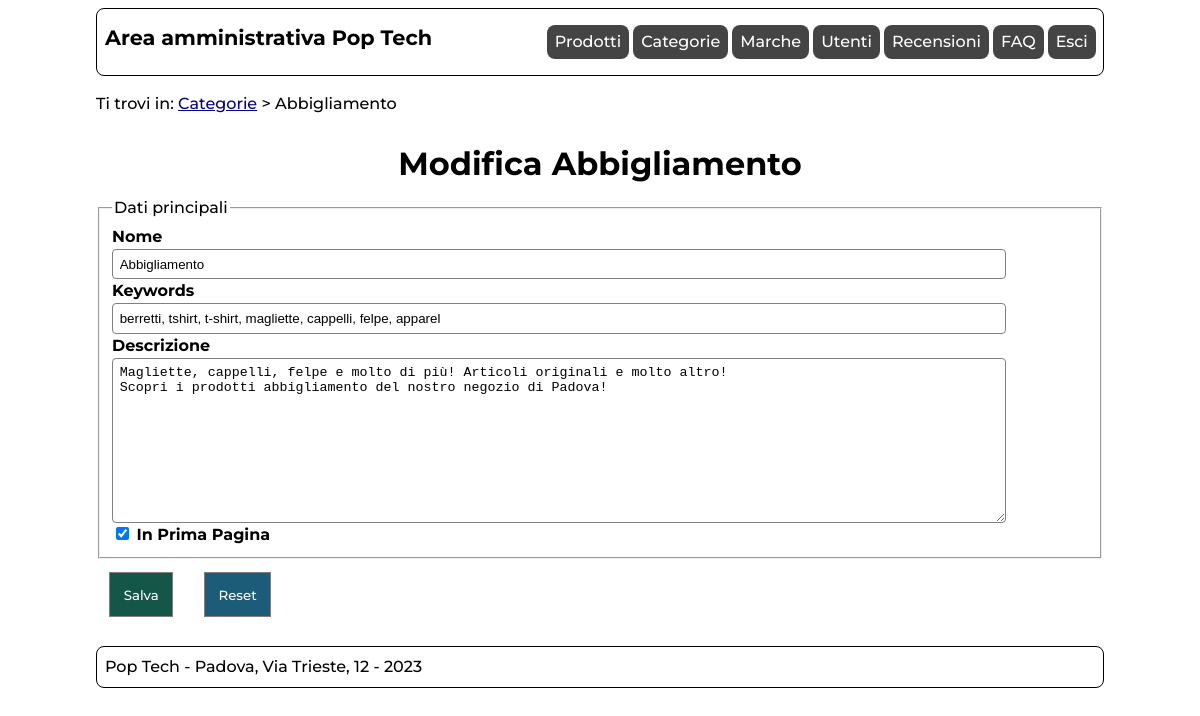
The app's page /admin/categoria.php?id=5 (signed in) with its own data.
### tables this page shows
CREATE TABLE `categoria` (
  `ID` int(11) UNSIGNED NOT NULL,
  `nome` varchar(100) NOT NULL,
  `inPrimaPagina` tinyint(1) NOT NULL,
  `keywords` varchar(500) NOT NULL,
  `descrizione` varchar(500) NOT NULL
);

### includes/connection.php (called while the page is built, shortened)
<?php
class DBAccess{
    private $connection;
    public function open_connection(){
        $this->connection = mysqli_connect(DBAccess::HOST_DB, DBAccess::USERNAME, DBAccess::PASSWORD, DBAccess::DATABASE_NAME);
        if(mysqli_connect_errno()) {
            echo "Errore di connessione al database: " . mysqli_connect_error();
            return false;
        }
        else{
            return true;
        }
    }
    public function exec_select_query($query){
        $res = mysqli_query($this->connection, $query) or die("Errore DB: ".mysqli_error($this->connection));
        if(mysqli_num_rows($res)==0){
            return array();
        }else{
            $resArray = array();
            while($row = mysqli_fetch_assoc($res)){
                array_push($resArray,$row);
            }
            return $resArray;
        }
    }
}
?>

### admin/categoria.php (the view, shortened to what this page needs)
<?php
    require_once "../includes/connection.php";
    require_once "../includes/utilities.php";
    $template = file_get_contents('layouts/layout.html');
    $form     = file_get_contents('layouts/categoria.html');
    $pageID = 'categoria';
    $title = "Pop Tech";
    $breadcrumbs = '<p>Ti trovi in: <a href="categorie.php">Categorie</a> &gt; Nuova Categoria</p>';
    if(!isLoggedIn(true)){
        $content = getAdminLoggedOutError();
        }else{
        $content = "<h1>Nuova Categoria</h1>";
        $connection = new DBAccess();
        $id   = '';
        $nome = '';
        $keywords = '';
        $descrizione = '';
        $errorsStr = '';
        $checked = '';
        if($connection->open_connection()){
            if(isset($_POST['submit'])){
                $errors = [];
                $query = "";
                $action = 'inserita';
                $nome          = sanitize($_POST['nome'],"");
                $inPrimaPagina = (isset($_POST['inPrimaPagina']) ? intval(sanitize($_POST['inPrimaPagina'],"")) : 0);
                $keywords      = sanitize($_POST['keywords'],"");
                $descrizione    = sanitize($_POST['descrizione'],"");
                if(strlen($nome)<=1){
                    array_push($errors,'<p class="message errorMsg" role="alert">Inserire un nome con almeno due caratteri.</p>');
                }
                if(strlen($descrizione)<50){
                    array_push($errors,'<p class="message errorMsg" role="alert">Inserire una descrizione con almeno 50 caratteri.</p>');
                }
                if(strlen($keywords)<2){
                    array_push($errors,'<p class="message errorMsg" role="alert">Inserire delle keywords.</p>');
                }
                if(count($errors)==0){
                    if(isset($_POST['id']) && intval($_POST['id'])!=0){
                        $id   = intval(sanitize($_POST['id'],""));
                        $query = "UPDATE categoria SET nome='$nome', inPrimaPagina='$inPrimaPagina', keywords='$keywords', descrizione='$descrizione' WHERE id=$id";
                        $action = 'modificata';
                    }else{
                        $query = "INSERT INTO categoria(nome,inPrimaPagina,keywords,descrizione) VALUES ('$nome','$inPrimaPagina','$keywords','$descrizione')";
                    }
                    $queryOK = $connection->exec_alter_query($query);
                    if($queryOK){
                        $content .= '<p class="message successMsg" role="status">Categoria '.$action.' con successo</p>';
                    }else{
                        $content .= '<p class="message errorMsg" role="alert" role="status">Errore durante l\'inserimento. Contatta il supporto tecnico.</p>';
                    }
                }else{
                    $errorsStr = '<ul>';
                    foreach($errors as $error){
                        $errorsStr .= '<li>'.$error.'</li>';
                    }
                    $errorsStr .= '<ul>';
                    $form = str_replace('{{id}}',$id,$form);
                    $form = str_replace('{{nome}}',$nome,$form);
                    $form = str_replace('{{keywords}}',$keywords,$form);
                    $form = str_replace('{{descrizione}}',$descrizione,$form);
                    $form = str_replace('{{errors}}',$errorsStr,$form);
                    $content .= $form;
                }
            }else{
                if(isset($_GET['id']) && intval($_GET['id'])!=0){
                    $id = intval(sanitize($_GET['id'],""));
                    $categories = $connection->exec_select_query('SELECT * FROM categoria WHERE id='.$id.';');
                    if(isset($categories[0])){
                        $category = $categories[0];
                        $content = "<h1>Modifica ".parse_lang($category['nome'])."</h1>";
                        $breadcrumbs = '<p>Ti trovi in: <a href="categorie.php">Categorie</a> &gt; '.parse_lang($category['nome']).'</p>';
                        $nome        = $category['nome'];
                        $keywords    = $category['keywords'];
                        $descrizione = $category['descrizione'];
                        $checked = ($category['inPrimaPagina']==1)?'checked':'';
                    }else{
                        $content .= '<p class="message errorMsg" role="alert">Categoria non trovata.</p>';
                    }
                }
                $form = str_replace('{{id}}',$id,$form);
                $form = str_replace('{{errors}}',$errorsStr,$form);
                $form = str_replace('{{nome}}',$nome,$form);
                $form = str_replace('{{keywords}}',$keywords,$form);
                $form = str_replace('{{descrizione}}',$descrizione,$form);
                $form = str_replace('{{checked}}',$checked,$form);
                $content .= $form;
            }
        }else{
            $content .= getDBConnectionError(true);
        }
    }
    $menu = get_admin_menu();
    $template = str_replace('{{menu}}',$menu,$template);
    $template = str_replace('{{onload}}','setAdminCategoriaMarcaChecks();addFieldsEvent();',$template);
    $template = str_replace('{{pageID}}',$pageID,$template);
    $template = str_replace('{{title}}',$title,$template);
    $template = str_replace('{{breadcrumbs}}',$breadcrumbs,$template);
    $template = str_replace('{{content}}',$content,$template);
    echo $template;
?>

### styles/admin.css (style rules this page uses)
html,body { font-size: 100%; line-height: 1.5em; height: 100%; margin: auto; }
body { max-width: 1024px; margin: auto; padding: 0em; font-family: 'Montserrat',Arial, Helvetica, sans-serif; }
:root { --acolor: darkblue; --avisitedcolor: purple; --ahovercolor: blue; --libgcolor: #444444; --liabgcolor: #fff; --bordercolor: #000; --itemhovercolor: lightgray; --btncolor:#FFF; --btnbgcolor: #145749; --btnbordercolor: #145749; --btninfobordercolor: #1d5c78; --btninfobgcolor: #1d5c78; --btndangerbgcolor: #9b3131; --btndangerbordercolor: #9b3131; --inputborder: gray; --successcolor: #114c3d; --successbgcolor: #cdf9eb; --successbordercolor: #114c3d; --errorcolor: #4d0202; --errorbgcolor: #edb7ba; --errorbordercolor: #4d0202; }
a { color: var(--acolor); text-decoration: underline; }
nav#menu h1 { flex-grow: 1; font-size: 1.3em; }
nav#menu { display: flex; padding: 0em 0.2em 0em 0.5em; margin: 0.5em; border: 1px solid var(--bordercolor); border-radius: 0.5em; }
nav#breadcrumbs { margin: 0.5em; }
.btn { font-family: 'Montserrat',Arial, Helvetica, sans-serif; text-align: center; padding: .5em 1em .5em 1em; cursor: pointer; display: inline-block; text-align: center; border: 3px solid var(--bordercolor); }
.btn-green,.btn-green:visited,.btn-green:hover { background-color: var(--btnbgcolor); border-color: var(--btnbordercolor); color:var(--btncolor); }
.btn-info, .btn-danger, .btn-green { display: inline-block; margin: 0.5em; }
.btn-info,.btn-info:visited,.btn-info:hover { background-color: var(--btninfobgcolor); border-color: var(--btninfobordercolor); color: var(--btncolor); }
label { font-weight: bold; display: inline-block; }
input[type=text],input[type=range],input[type=password],select,textarea { display: block; padding: 0.5em; border-radius: 0.3em; border: 1px solid var(--inputborder); }
input[type=submit],input[type=reset] { display: inline-block; padding: 1em; margin: 1em; border: 1px solid var(--inputborder); }
.formBig { display: block; }
.formBig input,.formBig textarea { width: 90%; }
main { padding: 0.5em; }
main h1 { padding: 0.3em; padding-top: 0.1em; text-align: center; margin: 0.3em; }
form { max-width: 100%; }
label { max-width: 100%; }
#content:after { content: ""; display: block; }
footer { display: flex; flex-direction: row; justify-content: space-between; flex-wrap: wrap; margin-top: auto; padding: 0.5em; margin: 0.5em; border: 1px solid black; border-radius: 0.5em; }

### styles/adminMobile.css (style rules this page uses)
nav#menu h1 { flex: 100% 0 0; }
nav#menu { flex: 100% 0 0; flex-wrap: wrap; }
main { padding: 0.5em; }
main h1 { line-height: 1; }
.btn-green { display: flex; justify-content: center; align-items: center; }
input, input.button { -webkit-appearance: none; }

### styles/print.css (style rules this page uses)
html,body { font-size: 12pt; line-height: 1.5em; }
body { margin: auto; font-family: "Times New Roman", serif; }
a:not([href*="#"]):not([href*="http"]):after { content: " ( http://tecweb.studenti.math.unipd.it/gmoretto/" attr(href) " )"; }
footer { margin-top: 0.5cm; text-align: center; }
#menu { display: none; }
.btn, textarea, select { display: none; }
#admin_prodotto label, #admin_categoria label:not(.checkbox), #admin_utente label:not(.checkbox), #admin_recensione label, #admin_faq label, #admin_loginPage label { display: block; }
#admin_prodotto label::after, #admin_categoria label:not(.checkbox)::after, #admin_marca label::after, #admin_utente label:not(.checkbox)::after, #admin_recensione label::after, #admin_faq label::after, #admin_loginPage label::after { content: ":"; }
#admin_prodotto input, #admin_categoria input:not(#inPrimaPagina), #admin_marca input, #admin_utente input:not(#admin), #admin_recensione input, #admin_faq input, #admin_loginPage input { display: none; }
#admin_prodotto #breadcrumbs, #admin_categoria #breadcrumbs, #admin_marca #breadcrumbs, #admin_utente #breadcrumbs, #admin_recensione #breadcrumbs, #admin_faq #breadcrumbs { display: none; }

### records on screen
categoria: nome "Abbigliamento", keywords "berretti, tshirt, t-shirt, magliette, cappelli, felpe, apparel", descrizione "Magliette, cappelli, felpe e molto di più! Articoli originali e molto altro! Scopri i prodotti abbigliamento del nostro negozio di Padova!", inPrimaPagina "☑"

### other values on screen
$names[$i] "Prodotti"
$names[$i] "Categorie"
$names[$i] "Marche"
$names[$i] "Utenti"
$names[$i] "Recensioni"
$names[$i] "FAQ"
